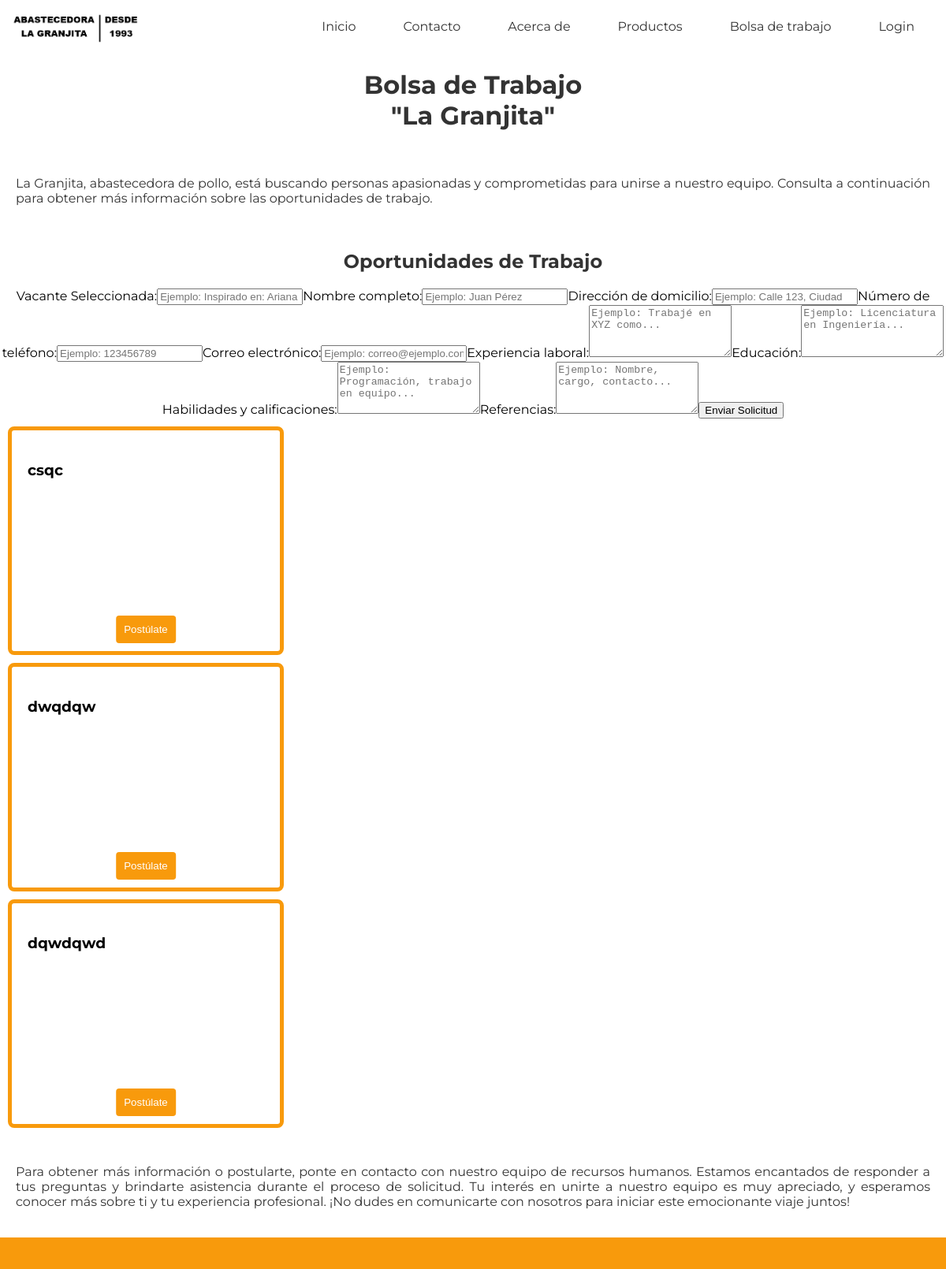
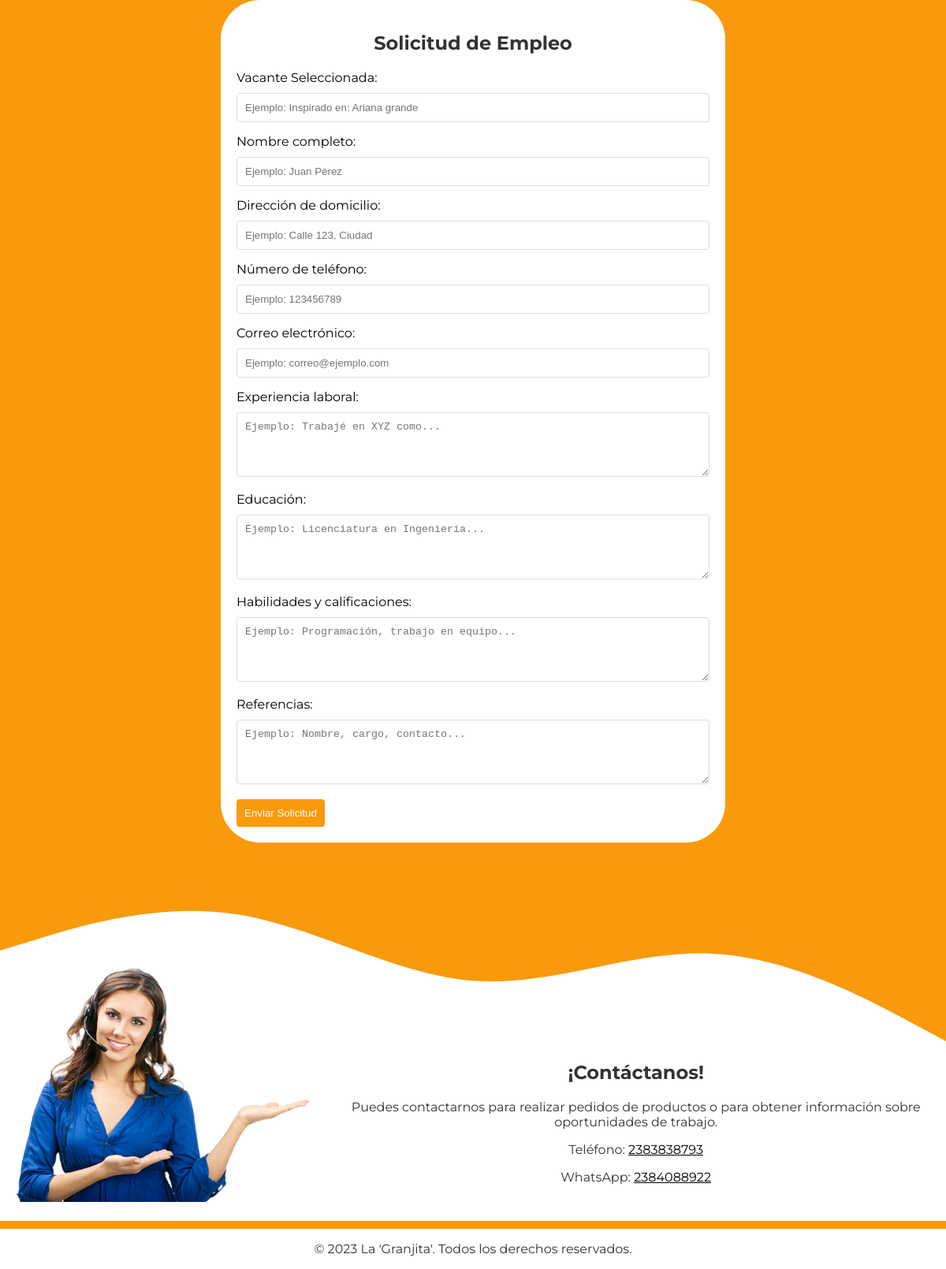
The app's page /job2.php with its own data (2 pictures, top to bottom).
### tables this page shows
CREATE TABLE `trabajos` (
  `id` int(11) NOT NULL,
  `titulo` varchar(255) NOT NULL,
  `subtitulo` varchar(255) NOT NULL
);

### job2.php (the view, shortened to what this page needs)
<?php
include 'nav/menu.php';
?>
<!DOCTYPE html>
<html lang="es">
<head>
    <link rel="stylesheet" href="css/job.css">
</head>
<body>
<h1>Bolsa de Trabajo <br> "La Granjita"</h1>
<div class="job">
    <p align="justify">La Granjita, abastecedora de pollo, está buscando personas apasionadas y comprometidas para unirse a nuestro equipo. Consulta a continuación para obtener más información sobre las oportunidades de trabajo.</p>
</div>
<h2>Oportunidades de Trabajo</h2>
    <?php
    include 'config/config.php';
    $consulta = "SELECT id, titulo, subtitulo FROM trabajos";
    $resultado = $conn->query($consulta);
    if ($resultado) {
        if ($resultado->num_rows > 0) {
            $fila = $resultado->fetch_assoc();
            $id = $fila['id'];
            $titulo = $fila['titulo'];
                    echo '<div id="form-' . $id . '">';
                    echo '<form action="#" method="post">';
                    echo '<label for="vacante">Vacante Seleccionada:</label>';
                    echo '<input type="text" id="vacante" name="vacante" required placeholder="Ejemplo: ' . $titulo . '">';
                    echo '<label for="nombre">Nombre completo:</label>';
                    echo '<input type="text" id="nombre" name="nombre" required placeholder="Ejemplo: Juan Pérez">';
                    echo '<label for="direccion">Dirección de domicilio:</label>';
                    echo '<input type="text" id="direccion" name="direccion" required placeholder="Ejemplo: Calle 123, Ciudad">';
                    echo '<label for="telefono">Número de teléfono:</label>';
                    echo '<input type="tel" id="telefono" name="telefono" required pattern="[0-9]+" placeholder="Ejemplo: 123456789" oninput="this.value = this.value.replace(/[^0-9]/g, \'\');">';
                    echo '<label for="correo">Correo electrónico:</label>';
                    echo '<input type="email" id="correo" name="correo" required placeholder="Ejemplo: correo@ejemplo.com">';
                    echo '<label for="experiencia">Experiencia laboral:</label>';
                    echo '<textarea id="experiencia" name="experiencia" rows="4" required placeholder="Ejemplo: Trabajé en XYZ como..."></textarea>';
                    echo '<label for="educacion">Educación:</label>';
                    echo '<textarea id="educacion" name="educacion" rows="4" required placeholder="Ejemplo: Licenciatura en Ingeniería..."></textarea>';
                    echo '<label for="habilidades">Habilidades y calificaciones:</label>';
                    echo '<textarea id="habilidades" name="habilidades" rows="4" required placeholder="Ejemplo: Programación, trabajo en equipo..."></textarea>';
                    echo '<label for="referencias">Referencias:</label>';
                    echo '<textarea id="referencias" name="referencias" rows="4" required placeholder="Ejemplo: Nombre, cargo, contacto..."></textarea>';
                    echo '<button type="submit">Enviar Solicitud</button>';
                    echo '</form>';
                    echo '</div>';
            while ($fila = $resultado->fetch_assoc()) {
                $id = $fila['id'];
                $titulo = $fila['titulo'];
                echo '<div class="vacante">';
                echo "<h3>$titulo</h3>";
                echo '<button class="postulate-button" onclick="scrollToForm(\'form-' . $id . '\', \'' . $titulo . '\')">Postúlate</button>';
                echo '</div>';
            }
        } else {
            echo "No hay oportunidades de trabajo disponibles.";
        }
    } else {
        echo "Error de consulta: " . $conn->error;
    }
    ?>
<div class="obtener">
    <p align="justify">Para obtener más información o postularte, ponte en contacto con nuestro equipo de recursos humanos. Estamos encantados de responder a tus preguntas y brindarte asistencia durante el proceso de solicitud. Tu interés en unirte a nuestro equipo es muy apreciado, y esperamos conocer más sobre ti y tu experiencia profesional. ¡No dudes en comunicarte con nosotros para iniciar este emocionante viaje juntos!</p>
</div>
<div class="mi-seccion">
    <section class="form-container">
        <h2 align="center">Solicitud de Empleo</h2>
        <?php
        $conn = new mysqli($servername, $username, $password, $dbname);
        $consulta = "SELECT id, titulo FROM trabajos";
        $resultado = $conn->query($consulta);
        if ($resultado) {
            if ($resultado->num_rows > 0) {
                $fila = $resultado->fetch_assoc();
                $id = $fila['id'];
                $titulo = $fila['titulo'];
                    echo '<div id="form-' . $id . '">';
                    echo '<form action="#" method="post">';
                    echo '<label for="vacante">Vacante Seleccionada:</label>';
                    echo '<input type="text" id="vacante" name="vacante" required placeholder="Ejemplo: ' . $titulo . '">';
                    echo '<label for="nombre">Nombre completo:</label>';
                    echo '<input type="text" id="nombre" name="nombre" required placeholder="Ejemplo: Juan Pérez">';
                    echo '<label for="direccion">Dirección de domicilio:</label>';
                    echo '<input type="text" id="direccion" name="direccion" required placeholder="Ejemplo: Calle 123, Ciudad">';
                    echo '<label for="telefono">Número de teléfono:</label>';
                    echo '<input type="tel" id="telefono" name="telefono" required pattern="[0-9]+" placeholder="Ejemplo: 123456789" oninput="this.value = this.value.replace(/[^0-9]/g, \'\');">';
                    echo '<label for="correo">Correo electrónico:</label>';
                    echo '<input type="email" id="correo" name="correo" required placeholder="Ejemplo: correo@ejemplo.com">';
                    echo '<label for="experiencia">Experiencia laboral:</label>';
                    echo '<textarea id="experiencia" name="experiencia" rows="4" required placeholder="Ejemplo: Trabajé en XYZ como..."></textarea>';
                    echo '<label for="educacion">Educación:</label>';
                    echo '<textarea id="educacion" name="educacion" rows="4" required placeholder="Ejemplo: Licenciatura en Ingeniería..."></textarea>';
                    echo '<label for="habilidades">Habilidades y calificaciones:</label>';
                    echo '<textarea id="habilidades" name="habilidades" rows="4" required placeholder="Ejemplo: Programación, trabajo en equipo..."></textarea>';
                    echo '<label for="referencias">Referencias:</label>';
                    echo '<textarea id="referencias" name="referencias" rows="4" required placeholder="Ejemplo: Nombre, cargo, contacto..."></textarea>';
                    echo '<button type="submit">Enviar Solicitud</button>';
                    echo '</form>';
                    echo '</div>';
            } else {
                echo "No hay oportunidades de trabajo disponibles.";
            }
        } else {
            echo "Error de consulta: " . $conn->error;
        }
        ?>
    </section>
</div>
<?php include 'llamar.php'; ?>
<div>
    <?php include 'footer.php'; ?>
</div>
</body>
</html>

### css/menu.css (style rules this page uses)
body { font-family: 'Montserrat', sans-serif; margin: 0; padding: 0; background-color: #fff; }

### css/job.css (style rules this page uses)
body { text-align: center; margin: 20px; }
h1, h2, p { color: #333; }
.vacante { background-color: #fff; border: 5px solid #F89A0C; border-radius: 8px; padding: 20px; margin: 10px; text-align: left; max-width: 300px; height: 240px; position: relative; }
.postulate-button { position: absolute; bottom: 10px; left: 50%; transform: translateX(-50%); padding: 10px; background-color: #F89A0C; color: #fff; border: none; border-radius: 4px; cursor: pointer; }
body { margin: 0; }
.mi-seccion { background-color: #F89A0C; padding: 20px; color: #ffffff; margin: 0; }
.form-container label { display: block; margin-bottom: 10px; color: #000; }
.form-container { max-width: 600px; margin: 20px auto; padding: 20px; background-color: #fff; border-radius: 50px; text-align: left; }
.form-container label { display: block; margin-bottom: 10px; }
.form-container input, .form-container textarea { width: 100%; padding: 10px; margin-bottom: 15px; border: 1px solid #ddd; border-radius: 4px; box-sizing: border-box; }
.form-container button { padding: 10px; background-color: #F89A0C; color: #fff; border: none; border-radius: 4px; cursor: pointer; }
svg { width: 100%; height: auto; display: block; margin-top: -18px; }
.obtener { padding: 20px; }
.job { padding: 20px; }

### job2.php (style rules this page uses)
body { text-align: center; margin: 20px; }
h1, h2, p { color: #333; }
.vacante { background-color: #fff; border: 5px solid #F89A0C; border-radius: 8px; padding: 20px; margin: 10px; text-align: left; max-width: 300px; height: 240px; position: relative; }
.postulate-button { position: absolute; bottom: 10px; left: 50%; transform: translateX(-50%); padding: 10px; background-color: #F89A0C; color: #fff; border: none; border-radius: 4px; cursor: pointer; }
body { margin: 0; }
.mi-seccion { background-color: #F89A0C; padding: 20px; color: #ffffff; margin: 0; }
.form-container { max-width: 600px; margin: 20px auto; padding: 20px; background-color: #fff; border-radius: 50px; text-align: left; }
.form-container label { display: block; margin-bottom: 10px; color: #000; }
.form-container input, .form-container textarea { width: 100%; padding: 10px; margin-bottom: 15px; border: 1px solid #ddd; border-radius: 4px; box-sizing: border-box; }
.form-container button { padding: 10px; background-color: #F89A0C; color: #fff; border: none; border-radius: 4px; cursor: pointer; }
svg { width: 100%; height: auto; display: block; margin-top: -18px; }
.obtener { padding: 20px; }
.job { padding: 20px; }

### records on screen
trabajos: vacante "Ejemplo: Inspirado en: Ariana grande"
trabajos: titulo "csqc"
trabajos: titulo "dwqdqw"
trabajos: titulo "dqwdqwd"
